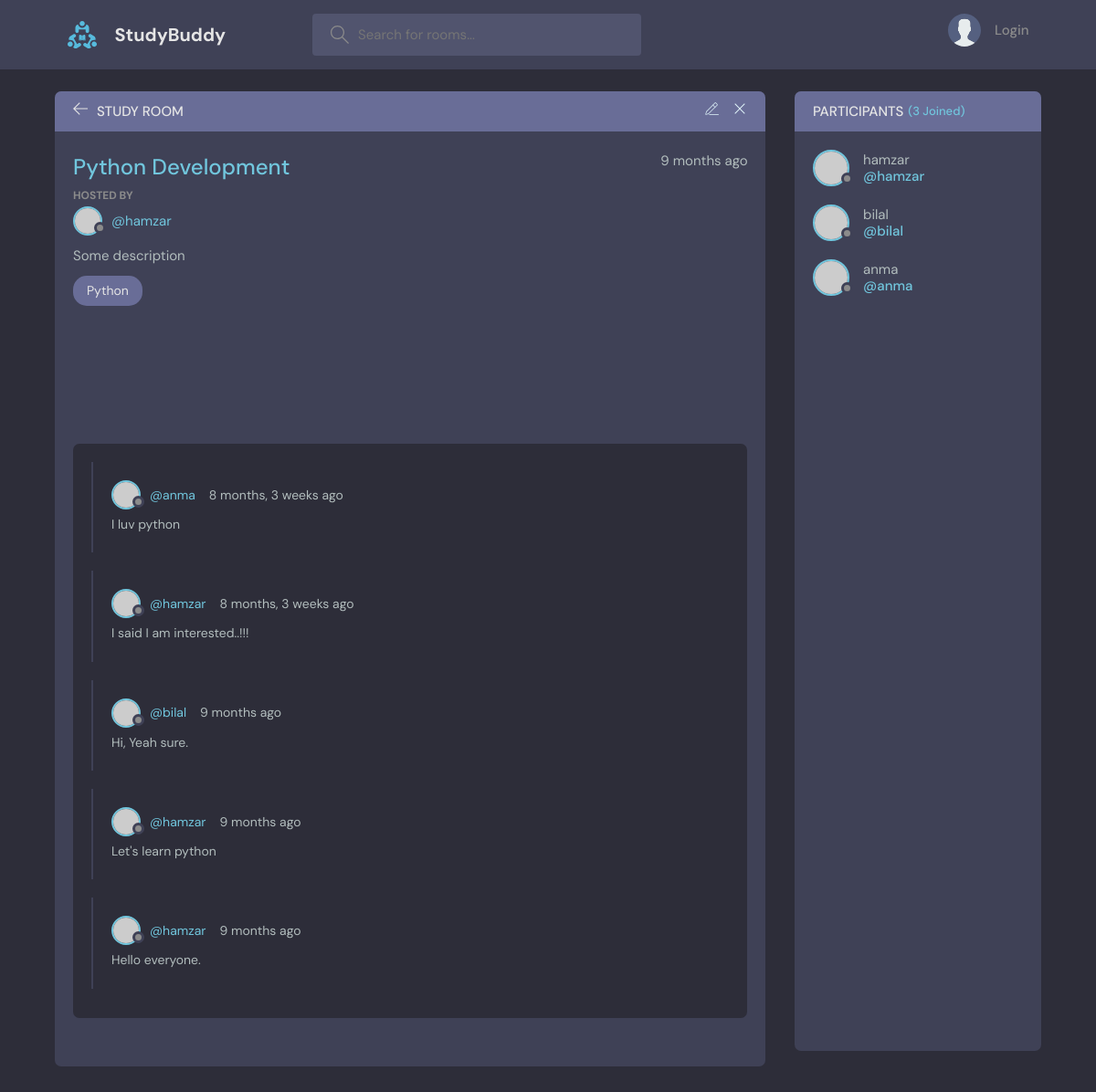
The page /room/1/ on the database its author committed.
### TestApp/models.py (models this page shows, shortened)
class Room(models.Model):
    topic=models.ForeignKey(Topic,on_delete=models.SET_NULL ,null=True)
    host=models.ForeignKey(User,on_delete=models.SET_NULL, null=True)
    participants=models.ManyToManyField(User,related_name='participants',blank=True)
    name=models.CharField(max_length=255)
    description=models.TextField(null=True, blank=True)
    updated_on=models.DateTimeField(auto_now=True)
    created_on=models.DateTimeField(auto_now_add=True)
    class Meta:
        ordering=['-updated_on','-created_on']
    def __str__(self):
        return self.name

class Topic(models.Model):
    name=models.CharField(max_length=255)
    def __str__(self):
        return self.name

class Message(models.Model):
    user=models.ForeignKey(User,on_delete=models.CASCADE)
    room=models.ForeignKey(Room,on_delete=models.CASCADE)
    body=models.TextField(null=False)
    updated_on=models.DateTimeField(auto_now=True)
    created_on=models.DateTimeField(auto_now_add=True)
    class Meta:
        ordering=['-updated_on','created_on']

### TestApp/views.py (the view, shortened to what this page needs)
# urls.py: path('room/<str:pk>/', views.room, name='room'),
def room(request,pk):
    room=Room.objects.get(id=pk)
    room_messages=room.message_set.all()
    participants=room.participants.all()
    context={'room' : room, 'room_messages':room_messages,'participants':participants}
    return render(request,'TestApp/RoomPage.html',context=context)

### TestApp/templates/TestApp/RoomPage.html (shortened to what this page needs)
{% extends 'Main.html' %} {% block content %}
<main class="profile-page layout layout--2">
    <div class="container">
        <div class="room">
            <div class="room__top">
                <div class="room__topLeft">
                    <a href="{% url 'home' %}">
                        <svg version="1.1" xmlns="http://www.w3.org/2000/svg" width="32" height="32" viewBox="0 0 32 32">
                            <title>arrow-left</title>
                            <path d="M13.723 2.286l-13.723 13.714 13.719 13.714 1.616-1.611-10.96-10.96h27.625v-2.286h-27.625l10.965-10.965-1.616-1.607z"></path>
                        </svg>
                    </a>
                    <h3>Study Room</h3>
                </div>
                <div class="room__topRight">
                    <a href="{% url 'update-room' room.id %}">
                    </a>
                    <a href="{% url 'delete-room' room.id %}">
                        <svg version="1.1" xmlns="http://www.w3.org/2000/svg" width="32" height="32" viewBox="0 0 32 32">
                            <title>remove</title>
                            <path d="M27.314 6.019l-1.333-1.333-9.98 9.981-9.981-9.981-1.333 1.333 9.981 9.981-9.981 9.98 1.333 1.333 9.981-9.98 9.98 9.98 1.333-1.333-9.98-9.98 9.98-9.981z"></path>
                        </svg>
                    </a>
                </div>
            </div>
            <div class="room__box scroll">
                <div class="room__header scroll">
                    <div class="room__info">
                        <h3>{{room}}</h3>
                        <span>{{room.created_on | timesince}} ago</span>
                    </div>
                    <div class="room__hosted">
                        <p>Hosted By</p>
                        <a href="{% url 'user-profile' room.host.id %}" class="room__author">
                            <div class="avatar avatar--small">
                                <img src="https://randomuser.me/api/portraits/men/37.jpg" />
                            </div>
                            <span>@{{room.host.username}}</span>
                        </a>
                    </div>
                    <div class="room__details">{{room.description}}</div>
                    <span class="room__topics">{{room.topic}}</span>
                </div>
                <div class="room__conversation">
                    <div class="threads scroll">
                        {% for message in room_messages %}
                        <div class="thread">
                            <div class="thread__top">
                                <div class="thread__author">
                                    <a href="{% url 'user-profile' message.user.id %} " class="thread__authorInfo">
                                        <div class="avatar avatar--small">
                                            <img src="https://randomuser.me/api/portraits/men/37.jpg" />
                                        </div>
                                        <span>@{{message.user}}</span>
                                    </a>
                                    <span class="thread__date">{{message.created_on | timesince}} ago</span>
                                </div>
                            </div>
                            <div class="thread__details">{{message.body}}</div>
                        </div>
                        {% endfor %}
                    </div>
                </div>
            </div>
        </div>
        <div class="participants">
            <h3 class="participants__top">Participants <span>({{participants.count}} Joined)</span></h3>
            <div class="participants__list scroll">
                {% for participant in participants %}
                <a href="{% url 'user-profile' participant.id %}" class="participant">
                    <div class="avatar avatar--medium">
                        <img src="https://randomuser.me/api/portraits/men/37.jpg" />
                    </div>
                    <p>
                        {{participant}}
                        <span>@{{participant}}</span>
                    </p>
                </a>
                {% endfor %}
            </div>
        </div>
    </div>
</main>
{% endblock content %}

### rows shown on the page
Room: name "Python Development", created_on "9 months", host.username "hamzar", description "Some description", topic "Python"
Message: user "anma", created_on "8 months, 3 weeks", body "I luv python"
Message: user "hamzar", created_on "8 months, 3 weeks", body "I said I am interested..!!!"
Message: user "bilal", created_on "9 months", body "Hi, Yeah sure."
Message: user "hamzar", created_on "9 months", body "Let's learn python"
Message: user "hamzar", created_on "9 months", body "Hello everyone."

### other values the page prints
{{ participants.count }} "3"
{{ participant }} "hamzar"
{{ participant }} "bilal"
{{ participant }} "anma"
